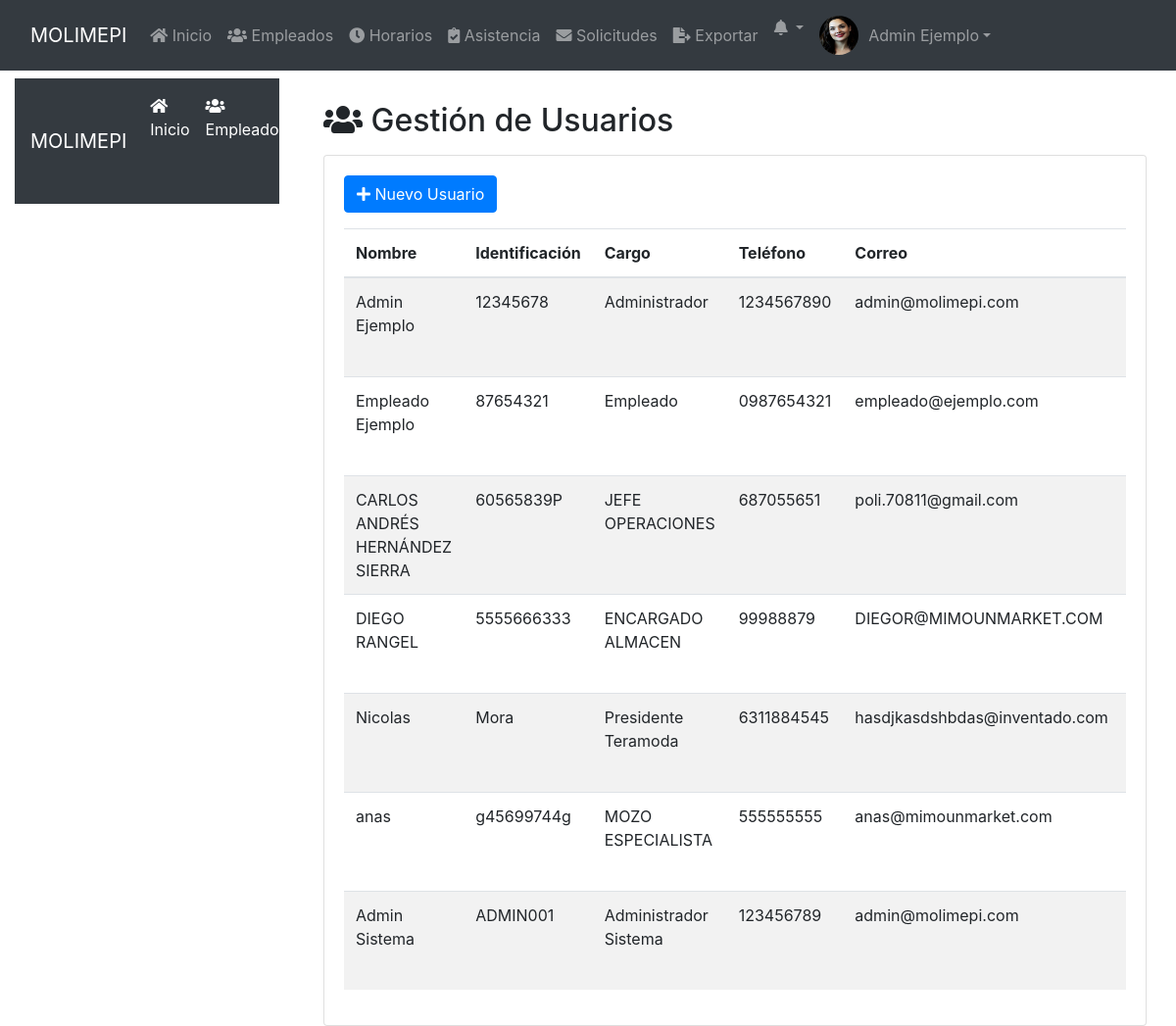
Page /public/usuarios.php (signed in) on the earlier database version.
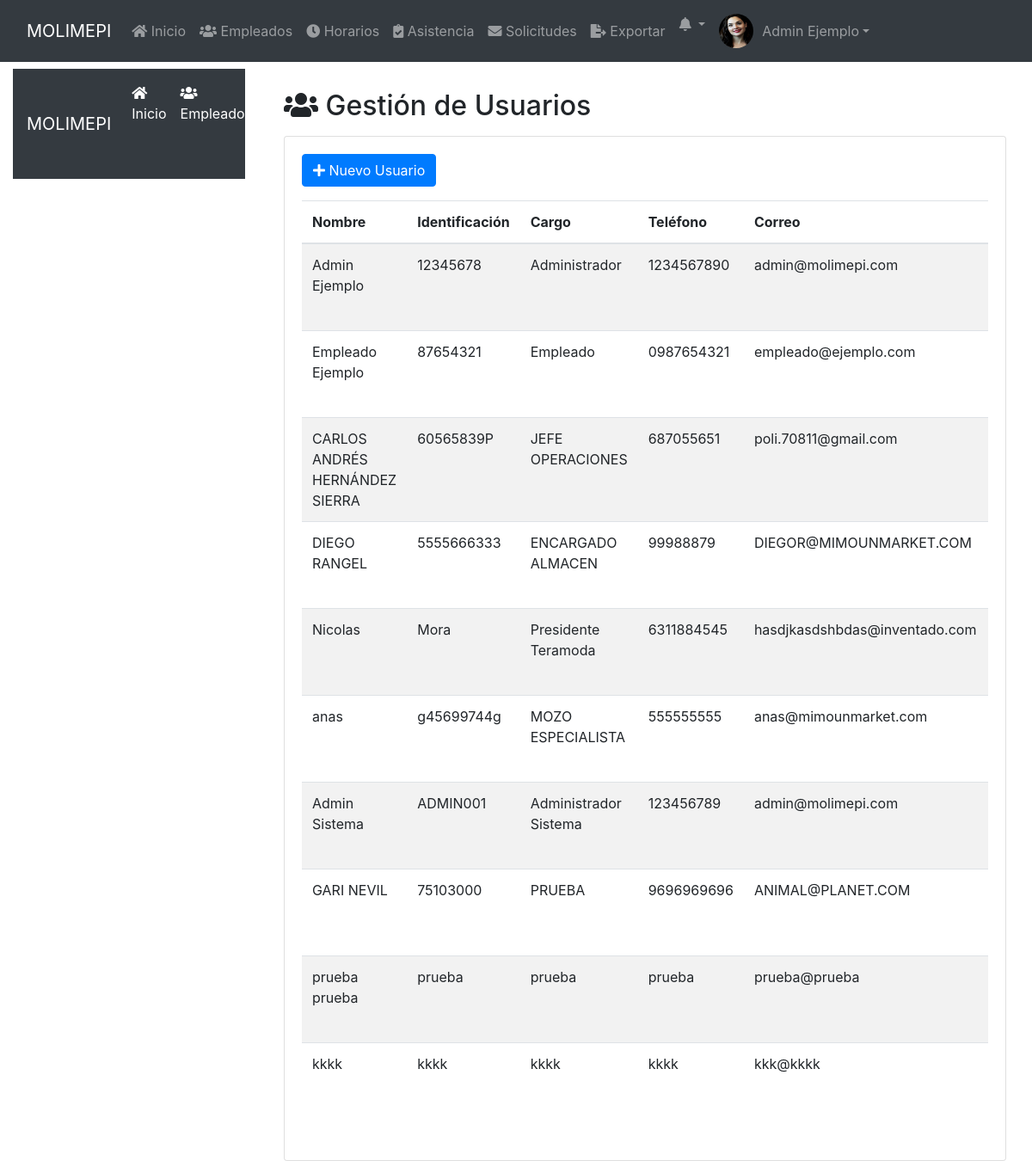
Same page on the later database version.
### tables this page shows
CREATE TABLE `usuarios` (
  `ID` int(11) NOT NULL,
  `nombre` varchar(100) NOT NULL,
  `identificacion` varchar(50) NOT NULL,
  `cargo` varchar(50) NOT NULL,
  `telefono` varchar(20) DEFAULT NULL,
  `correo` varchar(100) DEFAULT NULL,
  `nickname` varchar(50) NOT NULL,
  `password` varchar(255) DEFAULT NULL,
  `rol` enum('Administrador','Empleado') DEFAULT 'Empleado',
  `imagen` varchar(255) DEFAULT 'imgs/nofoto.png',
  `fecha_registro` timestamp NOT NULL DEFAULT current_timestamp(),
  `cambio_password` tinyint(1) DEFAULT 0
);

### public/usuarios.php (the view, shortened to what the changed rows need)
<?php
require_once '../config/database.php';
$stmt = $pdo->prepare("SELECT * FROM usuarios");
$stmt->execute();
$usuarios = $stmt->fetchAll(PDO::FETCH_ASSOC);
?>
<!DOCTYPE html>
<html lang="es">
<?php include 'head.php'; ?>
<body>
    <?php include 'navbar.php'; ?>
    <div class="container-fluid">
        <div class="row">
            <div class="col-md-9">
                <div class="container mt-4">
                    <h2><i class="fas fa-users"></i> Gestión de Usuarios</h2>
                    <div class="card mt-3">
                        <div class="card-body">
                            <table class="table table-striped table-responsive">
                                <thead>
                                    <tr>
                                        <th>Nombre</th>
                                        <th>Identificación</th>
                                        <th>Cargo</th>
                                        <th>Teléfono</th>
                                        <th>Correo</th>
                                        <th>Rol</th>
                                    </tr>
                                </thead>
                                <tbody>
                                    <?php foreach ($usuarios as $usuario): ?>
                                    <tr>
                                        <td><?php echo $usuario['nombre']; ?></td>
                                        <td><?php echo $usuario['identificacion']; ?></td>
                                        <td><?php echo $usuario['cargo']; ?></td>
                                        <td><?php echo $usuario['telefono']; ?></td>
                                        <td><?php echo $usuario['correo']; ?></td>
                                        <td><?php echo $usuario['rol']; ?></td>
                                    </tr>
                                    <?php endforeach; ?>
                                </tbody>
                            </table>
                        </div>
                    </div>
                </div>
            </div>
        </div>
    </div>
</body>
</html>

### public/navbar.php (shortened to what the changed rows need)
<?php
require_once '../config/database.php';
$stmt = $pdo->prepare("SELECT nombre, imagen FROM usuarios WHERE ID = :id");
$stmt->execute(['id' => $_SESSION['usuario_id']]);
$usuario = $stmt->fetch(PDO::FETCH_ASSOC);
$imagenPerfil = (!empty($usuario['imagen']) && file_exists("../" . $usuario['imagen'])) ? "../" . $usuario['imagen'] : '../public/imgs/nofoto.png';
?>
<nav class="navbar navbar-expand-lg navbar-dark bg-dark fixed-top">
    <div class="container-fluid">
        <div class="collapse navbar-collapse" id="navbarNav">
            <ul class="navbar-nav ms-auto">
                <li class="nav-item dropdown">
                    <a class="nav-link dropdown-toggle d-flex align-items-center" href="#" id="userDropdown" role="button" data-bs-toggle="dropdown" aria-expanded="false">
                        <img src="<?php echo $imagenPerfil; ?>" class="rounded-circle" style="width: 40px; height: 40px; margin-right: 10px;">
                        <span><?php echo htmlspecialchars($usuario['nombre']); ?></span>
                    </a>
                </li>
            </ul>
        </div>
    </div>
</nav>

Differences in the rows shown:
added usuarios: nombre "GARI NEVIL", identificacion "75103000", cargo "PRUEBA", telefono "9696969696", correo "ANIMAL@PLANET.COM"
added usuarios: nombre "prueba prueba", identificacion "prueba", cargo "prueba", telefono "prueba", correo "prueba@prueba"
added usuarios: nombre "kkkk", identificacion "kkkk", cargo "kkkk", telefono "kkkk", correo "kkk@kkkk"
